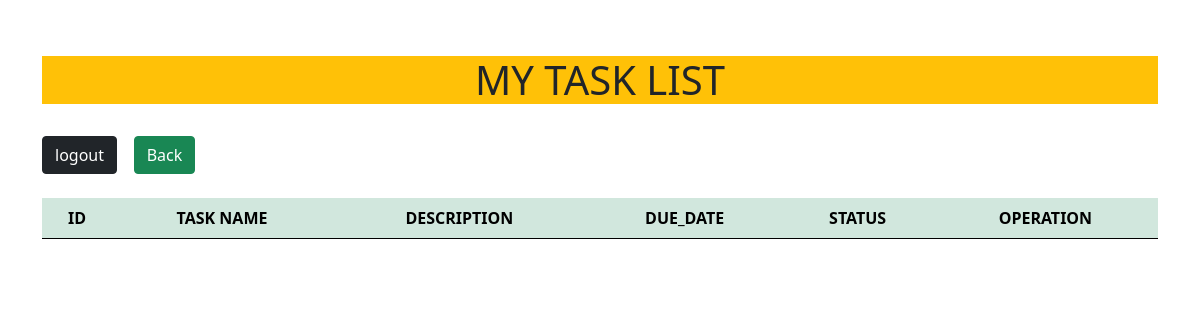
The page /TaskTable.php on the database as committed earlier.
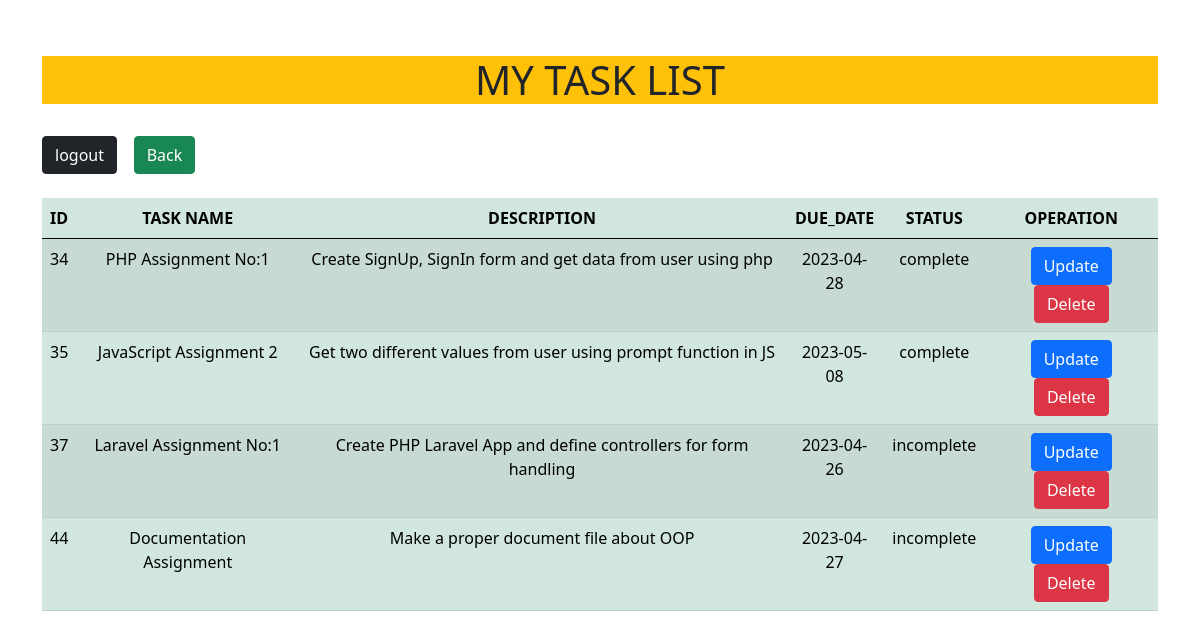
The same page on the database as committed later.
### tables this page shows
CREATE TABLE `tasks` (
  `Tid` int(11) NOT NULL,
  `name` varchar(255) NOT NULL,
  `description` text NOT NULL,
  `due_date` date NOT NULL,
  `status` tinyint(4) NOT NULL DEFAULT 0
);

### TaskTable.php (the view, shortened to what this page needs)
<?php
include("config.php");
?>
<!DOCTYPE html>
<html lang="en">
<head>
    <link href="https://cdn.jsdelivr.net/npm/bootstrap@5.0.2/dist/css/bootstrap.min.css" rel="stylesheet">
</head>
<body>
<div class="container mt-2"><br><br>
<h1 class="text-center  bg-warning">MY TASK LIST</h1><br>
<form action="logout.php" class="text-center d-flex" style="float: left;" method="post">
    <button type="submit" class="btn btn-dark" name="logout" >logout</button>
</form>
<form action="TaskTable.php" class="text-center d-flex" method="post">
      <button type="submit" class="btn btn-success" name="logout" >
          <a href="tms.php" class="text-white text-decoration-none">Back</a>
      </button>
</form>
<br>
<?php
            $fetch = "SELECT * FROM tasks";
            $res = mysqli_query($conn, $fetch);
        ?>
            <table class="table table-striped table-success table-hover text-center">
                <thead>
                    <tr>
                        <th>ID</th>
                        <th>TASK NAME</th>
                        <th>DESCRIPTION</th>
                        <th>DUE_DATE</th>
                        <th>STATUS</th>
                        <th>OPERATION</th>
                    </tr>
                </thead>
                <tbody>
                    <?php while ($row = mysqli_fetch_assoc($res)) {  ?>
                        <tr>
                            <td><?php echo $row["Tid"] ?></td>
                            <td><?php echo $row["name"] ?></td>
                            <td><?php echo $row["description"] ?></td>
                            <td><?php echo $row["due_date"] ?></td>
                            <td><?php if($row["status"]==0){
                                    echo "incomplete";
                                }else{
                                  echo "complete";
                                }  ?>
                            </td>
                            <td>
                                <button class="btn btn-primary">
                                    <a href="update2.php?Tid=<?php echo $row["Tid"] ?>" class="text-white text-decoration-none"> Update
                                    </a>
                                </button>
                                <button class="btn btn-danger">
                                    <a href="delete.php?Tid=<?php echo $row["Tid"] ?>" class="text-white text-decoration-none"> Delete</a>
                                </button>
                            </td>
                        </tr>
                    <?php       }    ?>
                </tbody>
            </table>
<br>
    </div>
<br>
</body>
</html>

Rows that differ between the two databases and show on the page:
added tasks: Tid "34", name "PHP Assignment No:1", description "Create SignUp, SignIn form and get data from user using php", due_date "2023-04-28", status "complete"
added tasks: Tid "35", name "JavaScript Assignment 2", description "Get two different values from user using prompt function in JS", due_date "2023-05-08", status "complete"
added tasks: Tid "37", name "Laravel Assignment No:1", description "Create PHP Laravel App and define controllers for form handling", due_date "2023-04-26", status "incomplete"
added tasks: Tid "44", name "Documentation Assignment", description "Make a proper document file about OOP", due_date "2023-04-27", status "incomplete"
